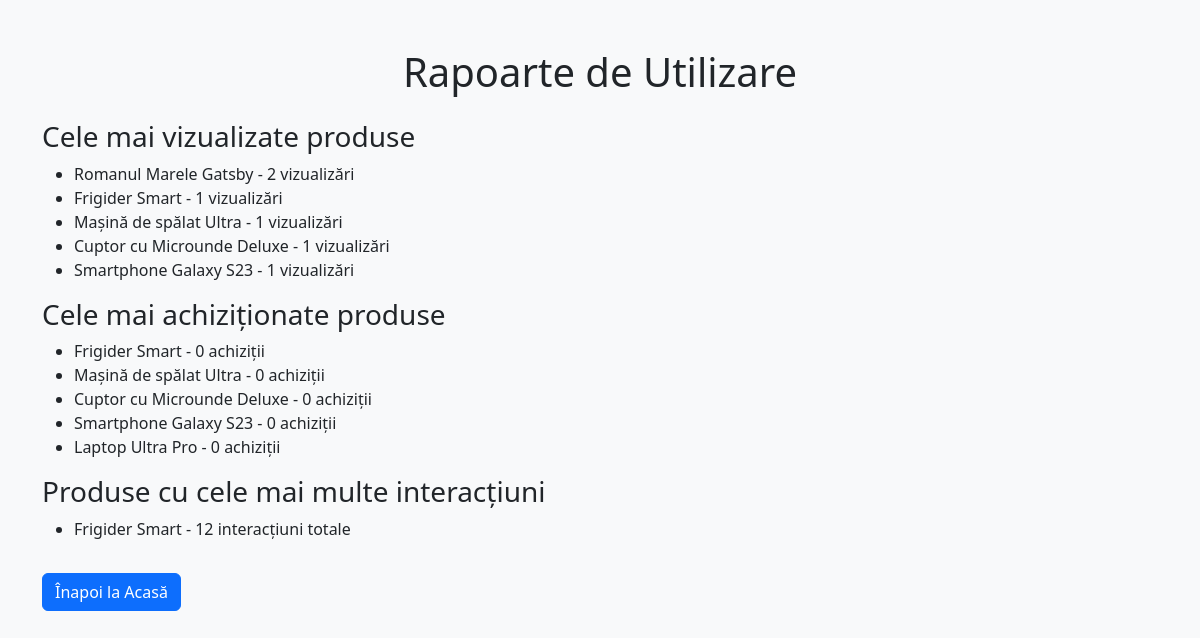
Screenshot of /popular_products (signed in) with the database file from the repository.
### models.py (models this page shows, shortened)
class Product(db.Model):
    id = db.Column(db.Integer, primary_key=True)
    name = db.Column(db.String(100))
    category = db.Column(db.String(50))
    price = db.Column(db.Float)
    description = db.Column(db.Text)
    views = db.Column(db.Integer, default=0)
    purchases = db.Column(db.Integer, default=0)

### app.py (the view)
@app.route("/popular_products")
@login_required
def popular_products():
    most_viewed = Product.query.order_by(Product.views.desc()).limit(5).all()
    most_purchased = Product.query.order_by(Product.purchases.desc()).limit(5).all()
    most_interacted = (
        db.session.query(Product, db.func.sum(Product.views + Product.purchases).label("total_interactions"))
        .order_by(db.func.sum(Product.views + Product.purchases).desc())
        .limit(5)
        .all()
    )
    return render_template(
        "popular_products.html",
        most_viewed=most_viewed,
        most_purchased=most_purchased,
        most_interacted=most_interacted
    )

### app.py (called while the page is built)
def login_required(f):
    @wraps(f)
    def decorated_function(*args, **kwargs):
        if "user_id" not in session:
            flash("Trebuie să fii autentificat pentru a accesa această pagină.")
            return redirect(url_for("login"))
        return f(*args, **kwargs)
    return decorated_function

### templates/popular_products.html (shortened to what this page needs)
<!DOCTYPE html>
<html lang="ro">
<head>
    <link rel="stylesheet" href="https://cdn.jsdelivr.net/npm/bootstrap@5.3.0/dist/css/bootstrap.min.css">
</head>
<body class="bg-light">
<div class="container mt-5">
    <h1 class="text-center mb-4">Rapoarte de Utilizare</h1>
    <h3>Cele mai vizualizate produse</h3>
    <ul>
        {% for product in most_viewed %}
            <li>{{ product.name }} - {{ product.views }} vizualizări</li>
        {% endfor %}
    </ul>
    <h3>Cele mai achiziționate produse</h3>
    <ul>
        {% for product in most_purchased %}
            <li>{{ product.name }} - {{ product.purchases }} achiziții</li>
        {% endfor %}
    </ul>
    <h3>Produse cu cele mai multe interacțiuni</h3>
    <ul>
        {% for product, total_interactions in most_interacted %}
            <li>{{ product.name }} - {{ total_interactions }} interacțiuni totale</li>
        {% endfor %}
    </ul>
    <a href="/" class="btn btn-primary mt-3">Înapoi la Acasă</a>
</div>
</body>
</html>

### rows the page displays
Product: name "Romanul Marele Gatsby", views "2"
Product: name "Frigider Smart", views "1", purchases "0", total_interactions "12"
Product: name "Mașină de spălat Ultra", views "1", purchases "0"
Product: name "Cuptor cu Microunde Deluxe", views "1", purchases "0"
Product: name "Smartphone Galaxy S23", views "1", purchases "0"
Product: name "Laptop Ultra Pro", purchases "0"
